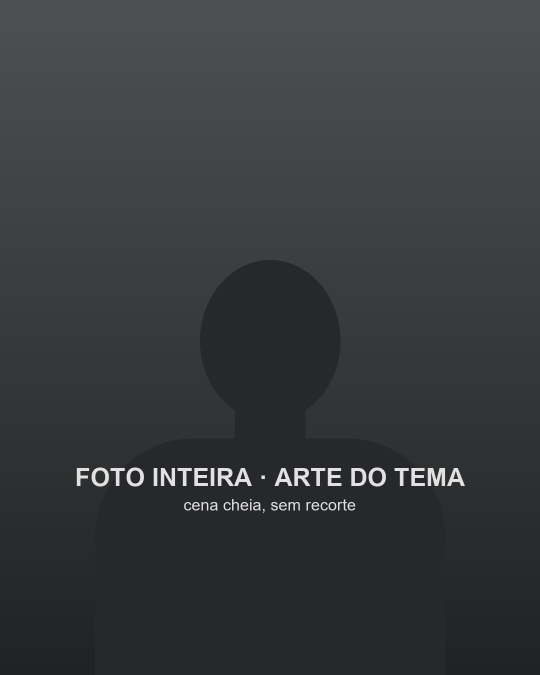
#> input picture 03 - CARROSSÉIS E ARTE/Gerador/_marcadores/foto.png, 1080 x 1350 px (shown at 1/2 size)
$ python -i comum.py   (imports and definitions only)
#> lines starting #> are read from the running program, lines starting #| are printed output that depends on the picture; after the words box and inside, x2 and y2 are one past the last pixel; in counts of white or black regions, pixels touching at a corner belong together
"""Peças compartilhadas pelos modelos (M1 a M4): grão, ajuste automático de texto e recorte de fundo."""
import os

GRAO = """<svg class="grao" xmlns="http://www.w3.org/2000/svg"><filter id="n"><feTurbulence type="fractalNoise" baseFrequency="0.85" numOctaves="3" stitchTiles="stitch"/><feColorMatrix type="saturate" values="0"/></filter><rect width="100%" height="100%" filter="url(#n)"/></svg>"""

# data-fitw: a linha cresce/encolhe até ocupar a largura do pai · data-max="px": só encolhe se passar da largura
# data-fith="px": encolhe a fonte até a altura caber
AJUSTE_JS = """<script>
document.fonts.ready.then(function(){
  document.querySelectorAll('[data-fitw]').forEach(function(el){
    var alvo = el.parentElement.clientWidth, lo = 10, hi = 700;
    for (var k = 0; k < 22; k++) { var m = (lo + hi) / 2; el.style.fontSize = m + 'px'; if (el.getBoundingClientRect().width <= alvo) lo = m; else hi = m; }
    el.style.fontSize = lo + 'px';
  });
  document.querySelectorAll('[data-max]').forEach(function(el){
    var max = +el.dataset.max, s = parseFloat(getComputedStyle(el).fontSize);
    while (el.getBoundingClientRect().width > max && s > 20) { s -= 2; el.style.fontSize = s + 'px'; }
  });
  document.querySelectorAll('[data-fith]').forEach(function(el){
    var max = +el.dataset.fith, s = parseFloat(getComputedStyle(el).fontSize);
    while (el.scrollHeight > max && s > 20) { s -= 2; el.style.fontSize = s + 'px'; }
  });
  document.body.classList.add('pronto');
});
</script>"""


# [10 lines left out: functions caminho, url, not called in this run]


def recortar(origem, modo="borda", tol=None, base=False, erosao=3, buracos=False):
    """Isola o personagem/objeto de uma arte gerada em fundo liso (PRETO ou BRANCO puro) e grava <arte>_recorte.png
    com transparência, do mesmo tamanho da arte. O fundo (preto ou branco) é detectado pelos cantos.
    modo "borda": apaga só o fundo ligado às bordas (fotos e objetos realistas: o miolo do objeto fica opaco).
                  tol automático: 14 no preto (não come cabelo/roupa escura), 34 no branco.
    modo "tinta": cor-para-alfa (objeto luminoso sobre preto): o objeto fica opaco e o fundo some por inteiro,
                  inclusive nos vãos fechados; as cores são preservadas. Em foto realista sobre branco, use "borda".
    base=True também semeia a borda de baixo (objeto que não encosta embaixo). buracos=True também tira o fundo preso dentro do
    sujeito (vão entre tubos, alça, braço na cintura); desligado por padrão para não comer clara de ovo, papel ou camisa clara.
    No fundo claro, uma 2ª passada tira a sombra do chão (metade de baixo) e um matte suave limpa o contorno (cabelo).
    Reaproveita o recorte se ele for mais novo que a arte e tiver sido feito com os mesmos parâmetros."""
#> called with origem = '_marcadores/foto.png', modo = 'borda', base = False, erosao = 3, buracos = False
    from PIL import Image, ImageDraw, ImageFilter, PngImagePlugin
    import numpy as np
    assinatura = f"{modo}|{tol}|{base}|{erosao}|{int(buracos)}|v14"
    saida = os.path.splitext(origem)[0] + "_recorte.png"
    if os.path.exists(saida) and os.path.getmtime(saida) >= os.path.getmtime(origem):
        try:
            if Image.open(saida).info.get("recorte") == assinatura:
                return saida
        except OSError:
            pass
    im = Image.open(origem).convert("RGB")
#> im is the input picture: PIL image 1080x1350 RGB; mean R, G, B 55.2, 57.1, 59.4
    w, h = im.size
#> w = 1080; h = 1350
    a = np.asarray(im, dtype=np.float32)
    cantos = [a[2, 2], a[2, w - 3]] + ([a[h - 3, 2], a[h - 3, w - 3]] if base else [])
#> cantos = [[77, 79, 81], [77, 79, 81]]
    ref = np.mean(cantos, axis=0)
#> ref = [77, 79, 81]
    escuro = ref.mean() < 128
#> escuro = True
    if modo == "tinta":
        B = np.zeros(3, np.float32) if escuro else np.full(3, 255, np.float32)
        d = np.where(a >= B, (a - B) / np.maximum(255 - B, 1), (B - a) / np.maximum(B, 1))
        bruto = d.max(axis=2)
        cor = np.clip((a - B) / np.maximum(bruto, 1e-3)[..., None] + B, 0, 255)
        alfa = np.clip((bruto - 0.06) / 0.94, 0, 1)
        rgba = Image.fromarray(np.dstack([cor, alfa * 255]).astype("uint8"), "RGBA")
    else:
        tol = tol or (14 if escuro else 34)
#> tol = 14
        marca = im.copy()
        MAG = (255, 0, 254)
        passo_x, passo_y = max(1, w // 40), max(1, h // 40)
#> passo_x = 27; passo_y = 33
        sementes = [(x, 0) for x in range(0, w, passo_x)] + [(0, y) for y in range(0, h, passo_y)] + [(w - 1, y) for y in range(0, h, passo_y)]
        if base:
            sementes += [(x, h - 1) for x in range(0, w, passo_x)]
        for x, y in sementes:
            p = marca.getpixel((x, y))
            if p == MAG or np.abs(np.array(p, dtype=float) - ref).max() > tol:
                continue
            ImageDraw.floodfill(marca, (x, y), MAG, thresh=tol)
#> this loop made 122 passes
#> p on passes 1 to 12: (78, 80, 82), (255, 0, 254), (255, 0, 254), (255, 0, 254), (255, 0, 254), (255, 0, 254), (255, 0, 254), (255, 0, 254), (255, 0, 254), (255, 0, 254), (255, 0, 254), (255, 0, 254)
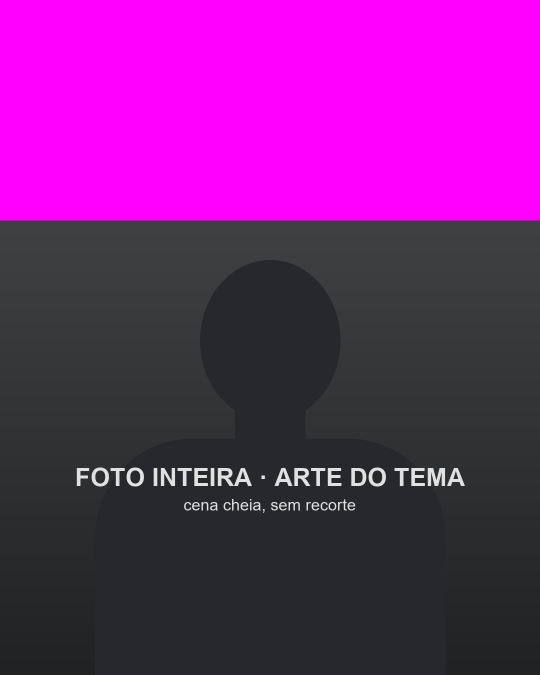
#> marca: PIL image 1080x1350 RGB (shown at 1/2 size); mean R, G, B 115.6, 33.6, 118.2
        m = np.array(marca)
        fundo = (m[:, :, 0] == 255) & (m[:, :, 1] == 0) & (m[:, :, 2] == 254)
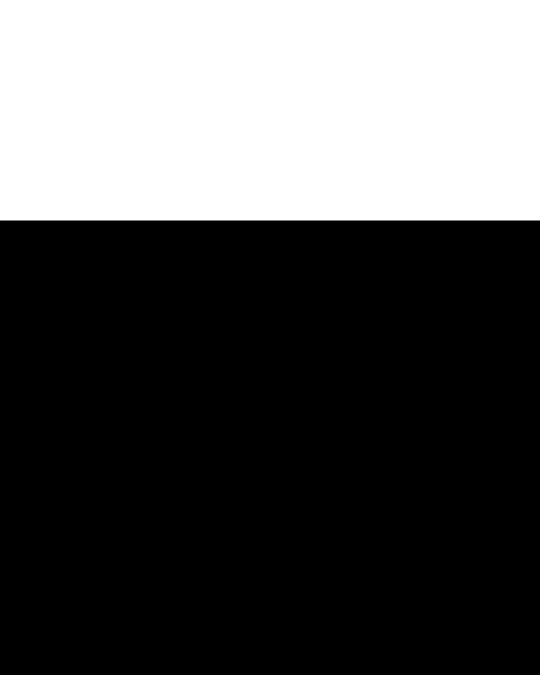
#> fundo: shape (1350, 1080) bool (shown at 1/2 size); 32.7% white; 1 white region, box (x1, y1, x2, y2) and area: (0, 0, 1080, 441) 476280
        if not escuro:
            # 2ª passada, só na metade de baixo: sombra suave no chão (cinza neutro e claro, ligada ao fundo) também é fundo.
            # Cor viva e tom escuro barram o preenchimento; na metade de cima nada muda (cabelo grisalho fica).
            arr = np.asarray(im, np.int16)
            # contorno vira barreira: a sombra clareia devagar; a borda do objeto muda de repente
            lz = np.asarray(im.convert("L").filter(ImageFilter.GaussianBlur(1.5)), np.float32)
            grad = np.zeros_like(lz)
            grad[:, 1:-1] = np.abs(lz[:, 2:] - lz[:, :-2])
            grad[1:-1, :] = np.maximum(grad[1:-1, :], np.abs(lz[2:, :] - lz[:-2, :]))
            barra = ((arr.max(axis=2) - arr.min(axis=2)) > 24) | (arr.mean(axis=2) < 60) | (grad > 14)
            barra = np.asarray(Image.fromarray((barra * 255).astype("uint8")).filter(ImageFilter.MaxFilter(3))) > 0
            barra[: int(h * 0.45)] = True
            copia = np.where(fundo[..., None], 255, np.where(barra[..., None], 0, arr)).astype("uint8")
            sombra = Image.fromarray(copia)
            MARCA2 = (1, 2, 3)  # longe do branco (o PIL não preenche se a cor de marcação couber na tolerância)
            for x, y in sementes:
                if sombra.getpixel((x, y)) == (255, 255, 255):
                    # thresh do floodfill do PIL = soma das diferenças nos 3 canais: 3 × (255 − 60) aceita cinza até a luz 60
                    ImageDraw.floodfill(sombra, (x, y), MARCA2, thresh=585)
            s2 = np.array(sombra)
            fundo = fundo | ((s2[:, :, 0] == 1) & (s2[:, :, 1] == 2) & (s2[:, :, 2] == 3))
        try:
            from scipy import ndimage
            if buracos:
                # buracos (só quando pedido: "recorte_buracos": true no slide): fundo preso dentro do sujeito (vão entre
                # tubos, alça de caneca, entre braço e corpo). Sai a região grande, da cor do fundo e quase chapada.
                # Desligado por padrão: clara de ovo, papel e camisa clara podem ter trechos iguais ao fundo.
                perto = (np.abs(a - ref).sum(axis=2) < 40) & ~fundo
                rot_b, nb = ndimage.label(perto)
                if nb:
                    lum_b = a.mean(axis=2)
                    area_b = ndimage.sum(np.ones_like(rot_b), rot_b, index=np.arange(1, nb + 1))
                    desvio = ndimage.standard_deviation(lum_b, rot_b, index=np.arange(1, nb + 1))
                    sai = np.flatnonzero((area_b > 0.0005 * w * h) & (desvio < 8)) + 1
                    fundo = fundo | np.isin(rot_b, sai)
            # ilhas soltas no fundo (pontinhos, ruído) somem; o sujeito e o que encosta nele ficam
            rot, n = ndimage.label(~fundo)
#> n = 1
            if n > 1:
                areas = ndimage.sum(np.ones_like(rot), rot, index=np.arange(1, n + 1))
                pequenas = np.flatnonzero(areas < max(400, 0.0004 * w * h)) + 1
                fundo = fundo | np.isin(rot, pequenas)
        except ImportError:
            pass
        alfa = Image.fromarray(np.where(fundo, 0, 255).astype("uint8"))
        if erosao > 1:
            alfa = alfa.filter(ImageFilter.MinFilter(erosao))
#> alfa: PIL image 1080x1350 L; 67.3% white; 1 black region, box (x1, y1, x2, y2) and area: (0, 0, 1080, 442) 477360
        # Matte suave junto do contorno (faixa de ~30 px para dentro): o quanto o pixel ainda é fundo sai da cor dele,
        # comparada com a cor do miolo vizinho (cor-para-alfa local). Fio de cabelo escuro fica, resto de fundo branco entre
        # os fios some, e a cor do fundo que vazou é tirada (unmix). Sem halo claro no slide escuro nem escuro no claro.
        m = np.asarray(alfa, np.float32) / 255
        # miolo = máscara erodida ~30 px (feito na imagem reduzida a 1/4, para ser rápido): a faixa cobre o cabelo ralo
        red = alfa.resize((max(1, w // 4), max(1, h // 4)), Image.BILINEAR).point(lambda v: 255 if v > 250 else 0)
#> red: PIL image 270x337 L; 67.1% white; 1 black region, box (x1, y1, x2, y2) and area: (0, 0, 270, 111) 29970
        miolo = np.asarray(red.filter(ImageFilter.MinFilter(13)).resize((w, h), Image.BILINEAR), np.float32) / 255
        def espalhar(raio):  # cor do miolo espalhada para fora (média ponderada pelo miolo) e o peso dela
#> called with raio = 16
            pre = Image.fromarray((a * miolo[..., None]).astype("uint8")).filter(ImageFilter.GaussianBlur(raio))
            pz = np.asarray(Image.fromarray((miolo * 255).astype("uint8")).filter(ImageFilter.GaussianBlur(raio)), np.float32) / 255
            return np.asarray(pre, np.float32) / np.maximum(pz, 1e-3)[..., None], pz
        fg, peso = espalhar(16)
        fg2, peso2 = espalhar(60)  # tufos longe do miolo: estimativa mais larga; sem nada perto, a cor média do miolo
#> call 2 of espalhar, with raio = 60
#> in espalhar (call 2), `pz = np.asarray(Image.fromarray((miolo * 255).astype("uint8")).filter(..`:
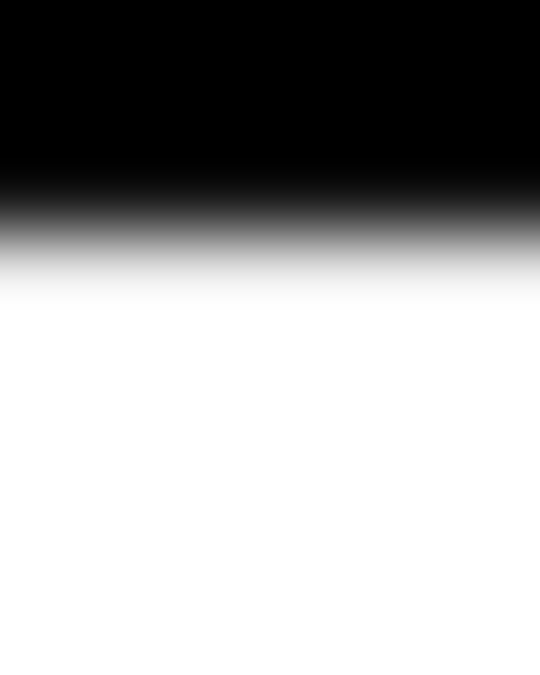
#> pz: shape (1350, 1080) float32 (shown at 1/2 size); min 0, max 1, mean 0.653
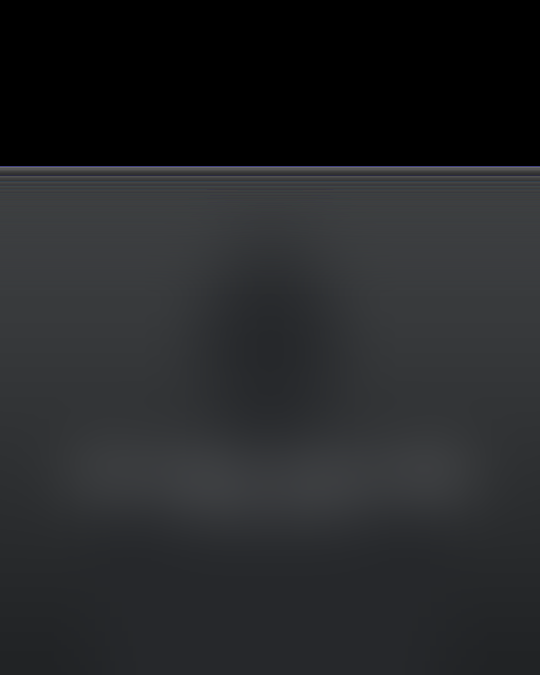
#> fg2: shape (1350, 1080, 3) float32 (shown at 1/2 size); mean of channels 0, 1, 2 37.4, 38.6, 40.6; drawn as R, G, B
        media = (a * miolo[..., None]).sum(axis=(0, 1)) / max(miolo.sum(), 1)
#> media = [47.93, 49.45, 52.22]
        fg = np.where((peso > 0.05)[..., None], fg, np.where((peso2 > 0.01)[..., None], fg2, media))
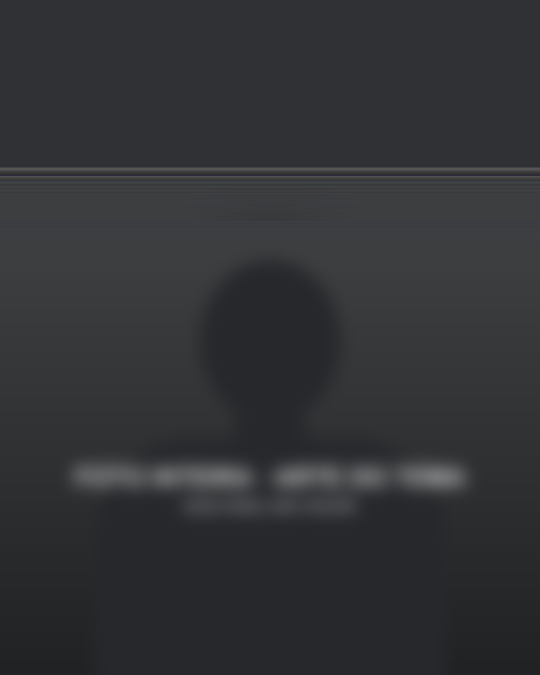
#> fg: shape (1350, 1080, 3) float32 (shown at 1/2 size); mean of channels 0, 1, 2 49.3, 50.7, 53; drawn as R, G, B
        B = 0.0 if escuro else 255.0
#> B = 0
        lum, lum_fg = a.mean(axis=2), fg.mean(axis=2)
        k = np.clip(np.abs(lum - B) / np.maximum(np.abs(lum_fg - B), 30), 0, 1)
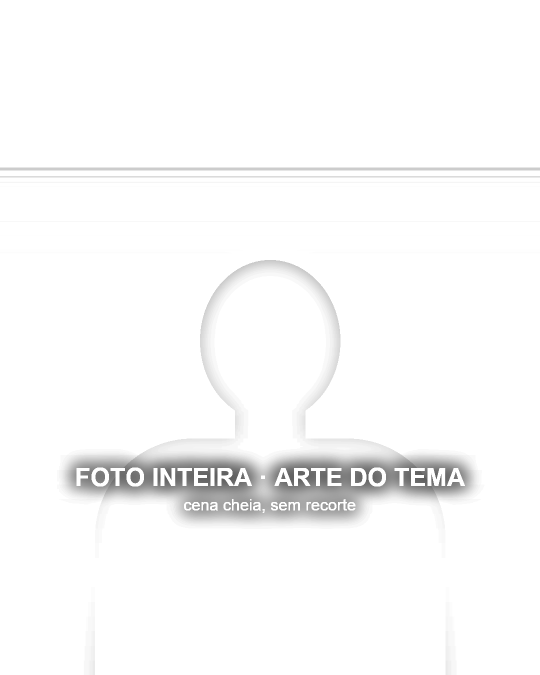
#> k: shape (1350, 1080) float32 (shown at 1/2 size); min 0.364, max 1, mean 0.979
        # cor viva é sujeito, não mistura com o fundo: o aro vermelho do balde e a pele ficam sólidos; o matte só age no
        # que é neutro (fio de cabelo, resto de fundo branco entre os fios)
        viva = np.clip(((a.max(axis=2) - a.min(axis=2)) - 18) / 20, 0, 1)
#> viva: shape (1350, 1080) float32; every value is 0
        k = k * (1 - viva) + viva
        banda = (m > 0.5) & (miolo < 0.5)
#> banda: shape (1350, 1080) bool; 2% white; 1 white region, box (x1, y1, x2, y2) and area: (0, 442, 1080, 469) 29160
        suave = np.asarray(alfa.filter(ImageFilter.GaussianBlur(1.2)), np.float32) / 255
        af = np.where(banda, np.minimum(suave, k), suave)
        kk = np.maximum(af, 0.05)[..., None]
        cor = np.where((af < 0.98)[..., None], np.clip((a - (1 - kk) * B) / kk, 0, 255), a)
        cor = np.where((m <= 0.5)[..., None], fg, cor)  # só aparece pelo desfoque do alfa: cor do miolo
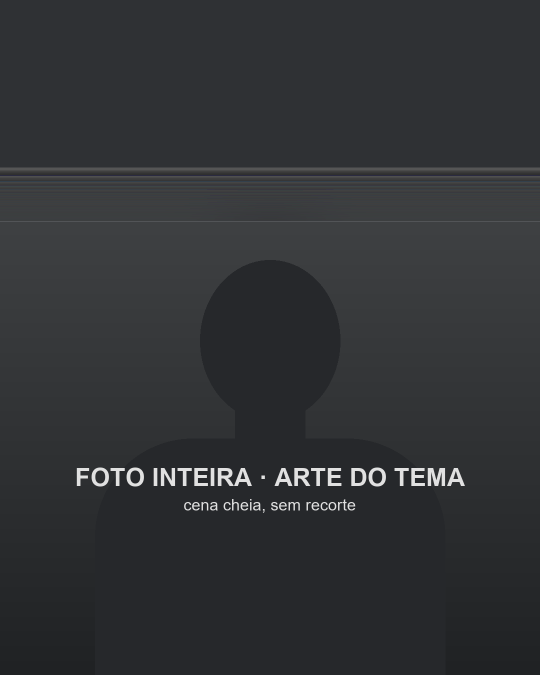
#> cor: shape (1350, 1080, 3) float32 (shown at 1/2 size); mean of channels 0, 1, 2 49.5, 50.8, 53; drawn as R, G, B
        rgba = Image.fromarray(np.dstack([cor, af * 255]).clip(0, 255).astype("uint8"), "RGBA")
    info = PngImagePlugin.PngInfo()
    info.add_text("recorte", assinatura)
    rgba.save(saida, pnginfo=info)
    return saida


ANCORAS = {"baixo": "base-centro", "direita": "base-dir", "esquerda": "base-esq", "centro": "meio-centro"}


# [33 lines left out: functions modo_pelo_fundo, arte_posicionada, not called in this run]


# Arte com data-encaixe encolhe (mantendo a âncora) só o necessário para não ficar embaixo de nenhuma LINHA de texto do bloco
# indicado: mede as linhas de verdade (não a caixa do bloco), então a arte pode crescer ao lado de linhas curtas ou do outro
# lado do slide (diagonal do M1, peixe da capa do M2). Busca binária na altura. O editor tira o data-encaixe quando a arte é
# movida à mão, para respeitar a posição escolhida.
ENCAIXE_JS = """<script>
(document.fonts ? document.fonts.ready : Promise.resolve()).then(function(){
  function linhas(alvo){
    var out = [], tw = document.createTreeWalker(alvo, NodeFilter.SHOW_TEXT, null);
    while (tw.nextNode()) { if (!tw.currentNode.textContent.trim()) continue;
      var rg = document.createRange(); rg.selectNodeContents(tw.currentNode);
      [].slice.call(rg.getClientRects()).forEach(function(x){ if (x.width > 2 && x.height > 2) out.push(x); }); }
    return out;
  }
  document.querySelectorAll('[data-encaixe]').forEach(function(img){
    var alvo = document.querySelector(img.dataset.encaixe); if (!alvo) return;
    var ls = linhas(alvo), folga = +img.dataset.folga || 0, r0 = img.getBoundingClientRect(), a = img.dataset.ancora || '';
    function caixa(h){ var w = r0.width * h / r0.height;
      var left = a.indexOf('dir') >= 0 ? r0.right - w : a.indexOf('esq') >= 0 ? r0.left : r0.left + (r0.width - w) / 2;
      return {left: left, right: left + w, top: r0.bottom - h, w: w, h: h}; }
    function cabe(c){ return ls.every(function(x){ return Math.min(x.right, c.right) - Math.max(x.left, c.left) <= 4 || c.top >= x.bottom + folga; }); }
    if (cabe(caixa(r0.height))) return;
    var lo = Math.min(260, r0.height), hi = r0.height;
    for (var k = 0; k < 14; k++) { var m = (lo + hi) / 2; if (cabe(caixa(m))) lo = m; else hi = m; }
    var c = caixa(lo);
    img.style.left = c.left + 'px'; img.style.top = c.top + 'px'; img.style.width = c.w + 'px'; img.style.height = c.h + 'px';
  });
});
</script>"""


# ---------- tratamento da arte (decisão de 2026-10-14: escolhido na hora, por peça e por slide) ----------
# "cena"    = foto inteira cobrindo o slide, sem recorte, com um degradê de leitura do lado do texto.
# "recorte" = o sujeito recortado (arte_posicionada) sobre um fundo:
#             "liso" (cor do tema) · "branco" / "preto" (forçam o tema claro / escuro) · "quadriculado" (grade fina na cor do
#             tema) · "blend" (foto de elementos do tema, desfocada atrás do recorte, com véu da cor do tema).
# Não há caixa fixa para o sujeito (cada silhueta é diferente): cada formato define só a zona aproximada onde ele fica.
TRATAMENTOS = ("cena", "recorte")
FUNDOS = ("liso", "branco", "preto", "quadriculado", "blend")

TRATAMENTO_CSS = """
.blend{position:absolute;inset:-60px;z-index:2;background-size:cover;background-position:center;filter:blur(11px) saturate(.9);transform:scale(1.06)}
.veu{position:absolute;inset:0;z-index:3}
.quad{position:absolute;inset:0;z-index:2;background-size:54px 54px;background-position:-1px -1px}
.leitura{position:absolute;inset:0;z-index:4;pointer-events:none}
.cena{position:absolute;inset:0;z-index:1;background-size:cover;background-position:center}
.guia{position:absolute;z-index:45;border:3px dashed #ff00c8;pointer-events:none}
.guia span{position:absolute;left:8px;top:6px;font:600 20px/1 Arial,sans-serif;color:#ff00c8;background:rgba(255,255,255,.85);padding:4px 8px}
"""


# [4 lines left out: function _rgba, not called in this run]


def tema_do_fundo(fundo, tema):
    """Fundo branco força o tema claro; preto força o escuro; os outros seguem o tema do slide."""
    return {"branco": "claro", "preto": "escuro"}.get(fundo, tema)


# [29 lines left out: functions camadas_fundo, guia_zona, not called in this run]


# Degradê de leitura: sólido até o fim do bloco de texto (com folga) e some em 260 px. Roda depois do ajuste das fontes.
LEITURA_JS = """<script>
(document.fonts ? document.fonts.ready : Promise.resolve()).then(function(){
  document.querySelectorAll('.leitura').forEach(function(el){
    var alvo = document.querySelector(el.dataset.alvo), c = el.dataset.cor, lado = el.dataset.lado;
    if (!alvo) return;
    var r = alvo.getBoundingClientRect(), g;
    if (lado == 'topo') { var y = Math.min(1350, r.bottom + 40);
      g = 'linear-gradient(180deg,' + c + '.92) 0px,' + c + '.84) ' + y + 'px,' + c + '0) ' + (y + 260) + 'px)'; }
    else if (lado == 'esquerda') { var x = Math.min(1080, r.right + 30);
      g = 'linear-gradient(90deg,' + c + '.92) 0px,' + c + '.82) ' + x + 'px,' + c + '0) ' + (x + 240) + 'px)'; }
    else if (lado == 'direita') { var x2 = Math.max(0, r.left - 30);
      g = 'linear-gradient(270deg,' + c + '.92) 0px,' + c + '.82) ' + (1080 - x2) + 'px,' + c + '0) ' + (1080 - x2 + 240) + 'px)'; }
    if (g) el.style.background = g;
  });
});
</script>"""


# [19 lines left out: functions aparar, fracao_transparente, not called in this run]

>>> result = recortar('_marcadores/foto.png')
